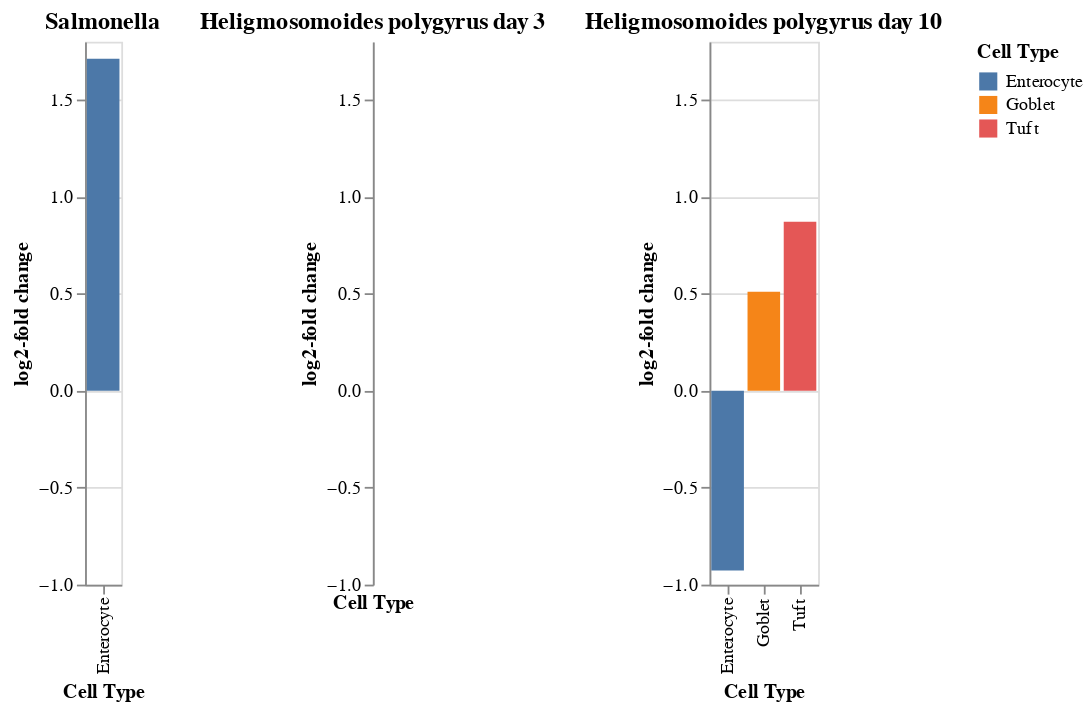

The notebook cell saved with this chart:
### Markdown cell above
Inspired by plots from "High-resolution single-cell atlas reveals diversity and plasticity of tissue-resident neutrophils in non-small cell lung cancer"{cite}`Salcher2022`, we can now easily filter by the cell types that had credible changes and show their log fold changes. This is easily done with the plotting library [Altair](https://altair-viz.github.io/).

### Code cell
(
    alt.Chart(
        salmonella_effect
        .loc[credible_effects_salmonella]
        .reset_index(),
        title="Salmonella",
    )
    .mark_bar()
    .encode(
        x=alt.X("Cell Type", sort="y"),
        y="log2-fold change",
        color=alt.Color("Cell Type"),
    )
    | alt.Chart(
        hpoly_effect_3
        .loc[credible_effects_hpoly_day3]
        .reset_index(),
        title="Heligmosomoides polygyrus day 3",
    )
    .mark_bar()
    .encode(
        x=alt.X("Cell Type", sort="y"),
        y="log2-fold change",
        color=alt.Color("Cell Type"),
    )
    | alt.Chart(
        hpoly_effected_10
        .loc[credible_effects_hpoly_day10]
        .reset_index(),
        title="Heligmosomoides polygyrus day 10",
    )
    .mark_bar()
    .encode(
        x=alt.X("Cell Type", sort="y"),
        y="log2-fold change",
        color=alt.Color("Cell Type"),
    )
).resolve_scale(y="shared", color="shared")

### Figure 1 — Vega-Lite specification as saved in the notebook (floating-point values rounded to 4 significant figures)
{"config": {"view": {"continuousWidth": 400, "continuousHeight": 300}}, "hconcat": [{"data": {"name": "data-53dc59313ed1d3bbc8ed81efe136ce73"}, "mark": "bar", "encoding": {"color": {"field": "Cell Type", "type": "nominal"}, "x": {"field": "Cell Type", "sort": "y", "type": "nominal"}, "y": {"field": "log2-fold change", "type": "quantitative"}}, "title": "Salmonella"}, {"data": {"name": "data-d751713988987e9331980363e24189ce"}, "mark": "bar", "encoding": {"color": {"field": "Cell Type", "type": "nominal"}, "x": {"field": "Cell Type", "sort": "y", "type": "nominal"}, "y": {"field": "log2-fold change", "type": "quantitative"}}, "title": "Heligmosomoides polygyrus day 3"}, {"data": {"name": "data-50b67a405a3736c546a2187aea9563ba"}, "mark": "bar", "encoding": {"color": {"field": "Cell Type", "type": "nominal"}, "x": {"field": "Cell Type", "sort": "y", "type": "nominal"}, "y": {"field": "log2-fold change", "type": "quantitative"}}, "title": "Heligmosomoides polygyrus day 10"}], "resolve": {"scale": {"color": "shared", "y": "shared"}}, "$schema": "https://vega.github.io/schema/vega-lite/v4.17.0.json", "datasets": {"data-53dc59313ed1d3bbc8ed81efe136ce73": [{"Cell Type": "Enterocyte", "Final Parameter": 1.555, "HDI 3%": 1.053, "HDI 97%": 2.111, "SD": 0.282, "Inclusion probability": 1.0, "Expected Sample": 384.1, "log2-fold change": 1.712}], "data-d751713988987e9331980363e24189ce": [], "data-50b67a405a3736c546a2187aea9563ba": [{"Cell Type": "Enterocyte", "Final Parameter": -0.6376, "HDI 3%": -1.375, "HDI 97%": 0.069, "SD": 0.447, "Inclusion probability": 0.7913, "Expected Sample": 61.64, "log2-fold change": -0.9272}, {"Cell Type": "Goblet", "Final Parameter": 0.3589, "HDI 3%": -0.17, "HDI 97%": 0.994, "SD": 0.313, "Inclusion probability": 0.6484, "Expected Sample": 108.3, "log2-fold change": 0.5105}, {"Cell Type": "Tuft", "Final Parameter": 0.6086, "HDI 3%": -0.122, "HDI 97%": 1.464, "SD": 0.479, "Inclusion probability": 0.7628, "Expected Sample": 59.9, "log2-fold change": 0.8708}]}}
